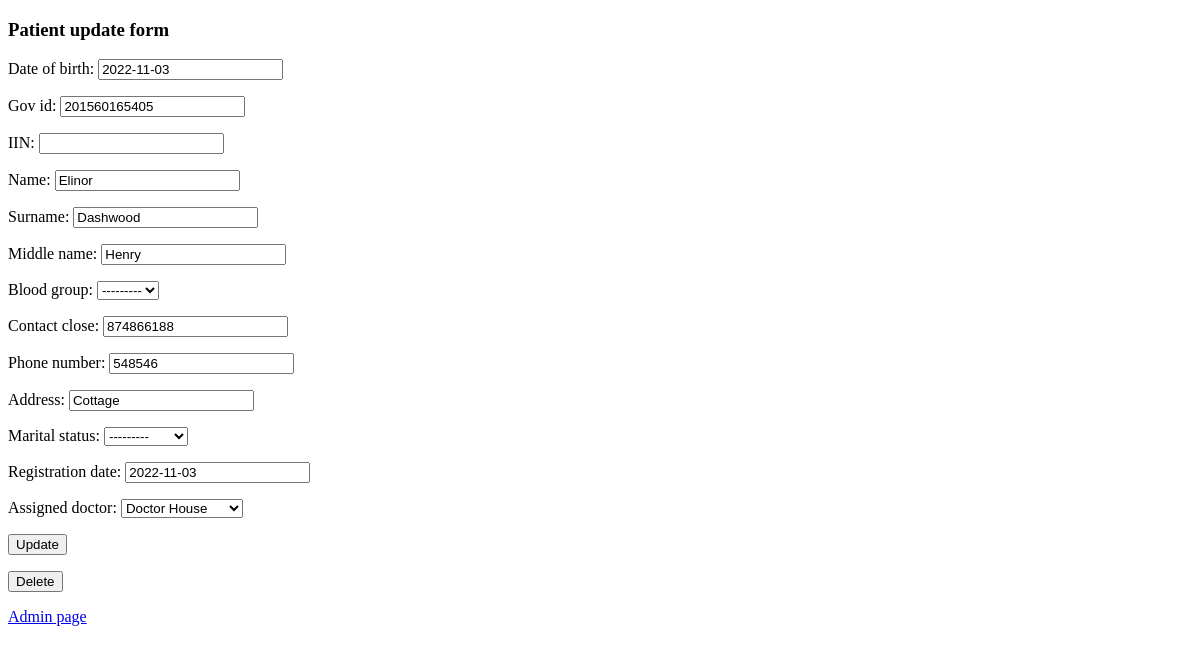
Page /users/admin/update/Patient/2 (signed in) on the earlier database version.
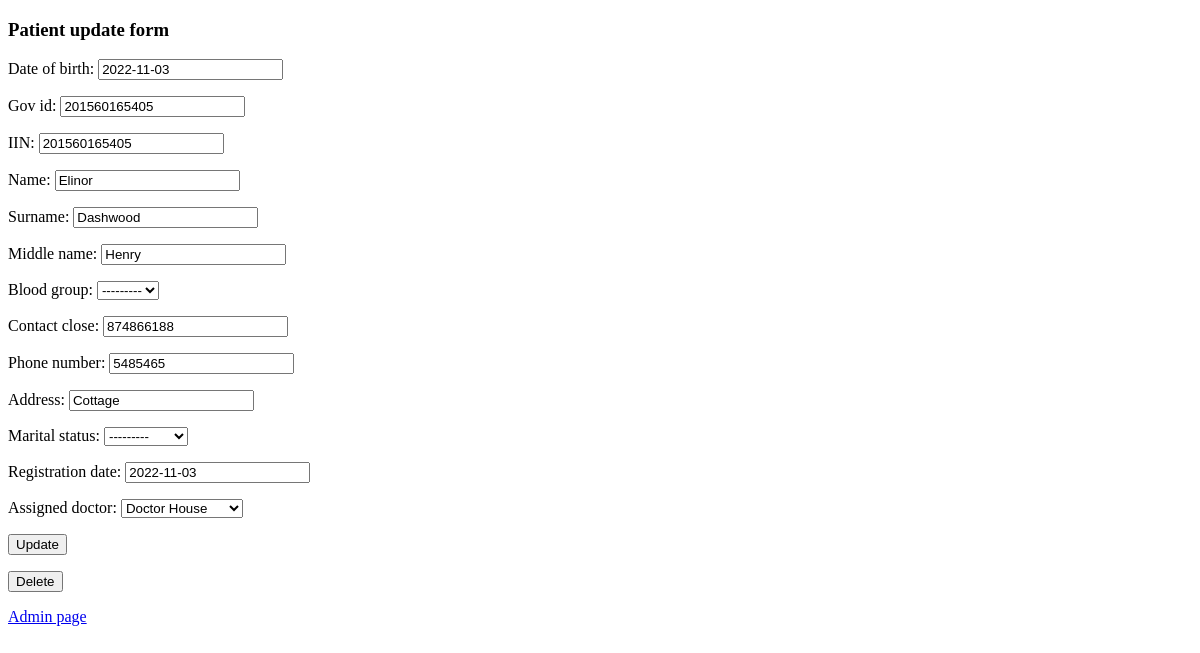
Same page on the later database version.
### users/models.py (models this page shows, shortened)
class Patient(models.Model):
    user = models.OneToOneField(User, on_delete=models.CASCADE, primary_key=True)
    date_of_birth = models.DateField(blank=True)
    IIN = models.IntegerField(max_length=12, blank=True)
    gov_id = models.IntegerField(max_length=12,blank=True)
    name = models.CharField(max_length=50, blank=True)
    surname = models.CharField(max_length=50, blank=True)
    middle_name = models.CharField(max_length=50, blank=True)
    blood_group = models.CharField(max_length=2, blank=True, choices=blood_group_choices)
    contact_close = models.CharField(max_length=11,blank=True)
    phone_number = models.CharField(max_length=11,blank=True)
    address = models.CharField(max_length=50, blank=True)
    marital_status = models.CharField(max_length=10, blank=True, choices = marital_status_choices)
    registration_date = models.DateField(default = datetime.today())
    assigned_doctor = models.ForeignKey(Doctor, related_name='assigned_patients', on_delete=models.PROTECT, default = Doctor.objects.get(surname="House").pk) #why added pk?

### users/views.py (the view, shortened to what this page needs)
# urls.py: path('admin/update/<str:role>/<int:id>', views.update, name='update'),
@staff_member_required
def update(request, role, id):
    if role == 'Patient':
        patient = Patient.objects.get(user_id = str(id))
        form = PatientForm(instance=patient)
    return render(request, 'users/update.html', {
        'form' :  form, 'role' : role
    })

### users/forms.py
class PatientForm(forms.ModelForm):
    class Meta:
        model = Patient
        fields = ["date_of_birth", "gov_id", "IIN", "name", "surname", "middle_name", "blood_group", "contact_close",
                  "phone_number", "address", "marital_status", "registration_date", "assigned_doctor", "user"]
        widgets = {
            "user": forms.HiddenInput(attrs={'class':'form-control', 'placeholder':""}),
            "registration_date" : forms.TextInput(attrs={'class':'form-control', 'placeholder':""}),
            "IIN" : forms.TextInput(attrs={'class':'form-control', 'placeholder':""})
        }

### users/models.py (called while the page is built)
    def __str__(self):
        return f"Doctor {str(self.user)}"

### users/templates/users/update.html (shortened to what this page needs)
{% extends 'users/layout.html' %}
{%block body%}
<h3>{{role}} update form</h3>
<form method="post" enctype="multipart/form-data">
    {{ form.as_p }}
    <p><input type="submit" value="Update"></p>
    <button type='submit' value = "Delete" name="Delete">Delete</button>
</form>
<p><a href="{% url 'personal' %}">Admin page</a></p>
{% endblock %}

Differences in the rows shown:
changed Patient "Elinor": IIN (not shown) → "201560165405"; phone_number "548546" → "5485465"
